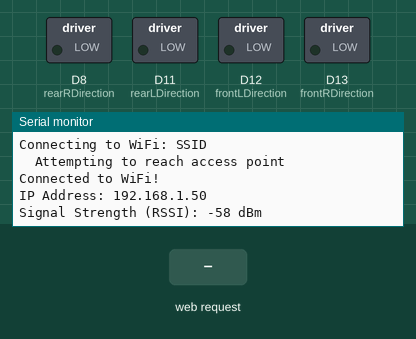
Recording of a sketch running on a simulated Arduino MKR. Parts: switched loads named in the sketch (green lamp = pin HIGH), the last lines printed to the serial monitor. Inputs (shaded band) come from the test bench. WiFi joins after 1.5 s; servers stay silent unless stated.

Above: at 7.7 s.
7.8 s: HTTP request GET /blink received
At 8.4 s:
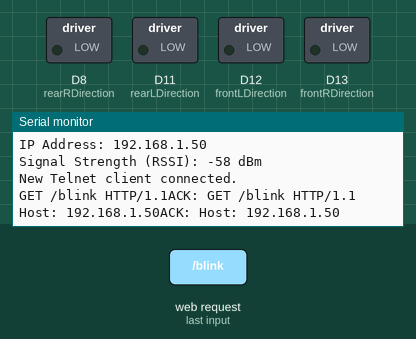
9.3 s: HTTP request GET /bite received
At 10.5 s:
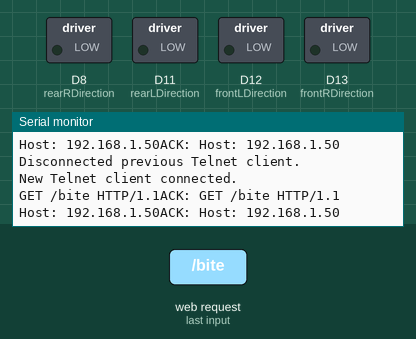
10.8 s: HTTP request GET /brow received
At 11.9 s:
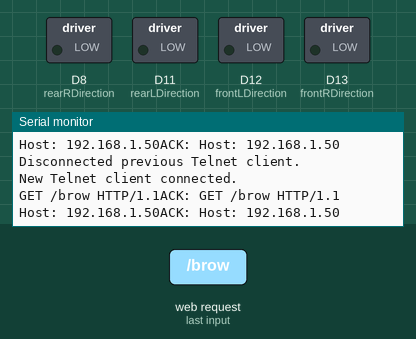

Measured:
- after the input at 7.8 s, the serial monitor: prints a new line at once (image 1)
- after the input at 9.3 s, the serial monitor: prints a new line at once (image 2)
- after the input at 10.8 s, the serial monitor: prints a new line at once (image 3)

The sketch:

rc_car.ino
```cpp
// This code translates the output label from the model
// into instructions to move the rc car. It connects to a
// wifi network. Each input will run the car for 500ms.

#include <SPI.h>
#include <WiFiNINA.h>

// arduino wifi chip credentials
const char ssid[] = "SSID";
const char pass[] = "PASSWORD";

// For powering wheels - channel A
const int drivePower = 9;
const int rearLDirection = 11;
const int rearRDirection = 8;

// For steering the car - channel B
const int steeringPower = 10;
const int frontLDirection = 12;
const int frontRDirection = 13;

// bool lastMovedFwd = false;

// set duration for how long each rc-car action should take (default is 500ms)
int timeSteps = 500;

// Telnet server on port 23
WiFiServer telnetServer(23);
WiFiClient telnetClient;

// initialize variables and initiate the server
void setup() {

  pinMode(drivePower, OUTPUT);
  pinMode(rearLDirection, OUTPUT);
  pinMode(rearRDirection, OUTPUT);

  pinMode(steeringPower, OUTPUT);
  pinMode(frontLDirection, OUTPUT);
  pinMode(frontRDirection, OUTPUT);

  stop();

  // digitalWrite(drivePower, LOW);
  // digitalWrite(rearLDirection, LOW);
  // digitalWrite(rearRDirection, LOW);

  // digitalWrite(steeringPower, LOW);
  // digitalWrite(frontLDirection, LOW);
  // digitalWrite(frontRDirection, LOW);

  Serial.begin(9600);
  while (!Serial);

  // Connect to WiFi
  Serial.print("Connecting to WiFi: ");
  Serial.println(ssid);

  while (WiFi.status() != WL_CONNECTED) {
    Serial.println("\tAttempting to reach access point");
    WiFi.begin(ssid, pass);
    delay(5000);
  }

  Serial.println("Connected to WiFi!");
  Serial.print("IP Address: ");
  Serial.println(WiFi.localIP());  // Print assigned IP

  Serial.print("Signal Strength (RSSI): ");
  Serial.print(int(WiFi.RSSI()));
  Serial.println(" dBm");

  // Serial.begin(9600);
  // while (!Serial);

  // Serial.println("Starting BAM to RC-Car Access Point...");

  // WiFi.beginAP(ssid, pass);
  // Serial.println("Access Point Started!");

  // Serial.print("IP Address: ");
  // Serial.println(WiFi.localIP());

  telnetServer.begin();
}

int receiveInput() {

  // Check for new clients, request must be in the form:
  // echo "123" | nc 192.168.4.1 23
  WiFiClient newClient = telnetServer.available();
  int arduinoCmd = -1;
  String receivedData = "";  // Buffer to store received data

  if (newClient) {
    if (telnetClient) {
      telnetClient.stop();  // Disconnect previous client
      Serial.println("Disconnected previous Telnet client.");
    }

    telnetClient = newClient;
    Serial.println("New Telnet client connected.");
    // telnetClient.println("Welcome! Send a number to echo it back.");
  }

  // If connected, read input and echo back
  if (telnetClient && telnetClient.connected()) {

    bool newData = false;        // Flag for new input

    while (telnetClient.available()) {
      char c = telnetClient.read();
      Serial.write(c);  // Print to Serial Monitor

      if (c == '\n' || c == '\r') {  // End of input
        newData = true;
        break;
      }

      receivedData += c;

    }

    // once new data received, acknowledge it
    if (newData && receivedData.length() > 0) {
     receivedData.trim();  // Remove leading/trailing spaces

      // Acknowledge the incoming data
      Serial.print("ACK: ");
      Serial.println(receivedData);

      telnetClient.println("ACK: " + receivedData);
      // telnetClient.println(receivedData);

    }

  } else if (!telnetClient.connected() && telnetClient) {
    Serial.println("Telnet client disconnected.");
    telnetClient.stop();  // disconnect stream
  }

    // convert incoming data to rc-car action
    if (receivedData == "blink") {
      arduinoCmd = 0;
    } else if (receivedData == "bite") {
      arduinoCmd = 1;
    } else if (receivedData == "brow") {
      arduinoCmd = 2;
    } else if (receivedData == "jaw") {
      arduinoCmd = 3;
    } else {
      arduinoCmd = -1;
    }

  return arduinoCmd;

}

// Stop the car
void stop() {
  // digitalWrite(steeringPower, LOW);
  // digitalWrite(drivePower, LOW);
  digitalWrite(drivePower, LOW);
  digitalWrite(rearLDirection, LOW);
  digitalWrite(rearRDirection, LOW);

  digitalWrite(steeringPower, LOW);
  digitalWrite(frontLDirection, LOW);
  digitalWrite(frontRDirection, LOW);
}

// Go forward
void moveForward(bool turn = false, bool turnLeft = false) {

  // if turning requested, turn in the direction
  if (turn) {
    timeSteps = int(timeSteps * 1.5);
    // Serial.println("Steering powered");
    digitalWrite(steeringPower, HIGH);
    if (turnLeft) {
      // turn left
      steerLeft();
      // Serial.println("turning left");

    } else {
      // turn right
      steerRight();
      // Serial.println("turning right");

    }

    delay(100);

  } else {
    // go straight
    digitalWrite(steeringPower, LOW);
    // Serial.println("Steering left off");

  }
  // Serial.println("Driving powered");

  for (int i = 0; i < timeSteps; i++) {

    digitalWrite(drivePower, HIGH);
    digitalWrite(rearLDirection, HIGH);
    digitalWrite(rearRDirection, LOW);
    delay(1);

  }

  digitalWrite(drivePower, LOW);
  delay(500);
  digitalWrite(steeringPower, LOW);
  timeSteps = 500;
  // Serial.println("Driving off");
  // Serial.println("Steering off - end of function");

}

// Go backward
void moveBackward() {
  digitalWrite(steeringPower, LOW);
  for (int i = 0; i < timeSteps; i++) {

    digitalWrite(drivePower, HIGH);
    digitalWrite(rearLDirection, LOW);
    digitalWrite(rearRDirection, HIGH);
    delay(1);

  }

  // digitalWrite(steeringPower, LOW);
  digitalWrite(drivePower, LOW);

}

// turn the car wheels left
void steerLeft() {
  digitalWrite(steeringPower, HIGH);
  digitalWrite(frontLDirection, LOW);
  digitalWrite(frontRDirection, HIGH);
}

// turn the car wheels right
void steerRight() {
  digitalWrite(steeringPower, HIGH);
  digitalWrite(frontLDirection, HIGH);
  digitalWrite(frontRDirection, LOW);
}

void loop() {

  // check for incoming data (first time)
  int arduinoCmd = receiveInput();

  // convert incoming data to rc-car action
  switch (arduinoCmd) {

    // move forward in stright direction
    case 0:
      moveForward();
//       lastMovedFwd = true;
      break;

    // turn left
    case 1:
      moveForward(true, true);
      // if (lastMovedFwd) {
      //   moveForward(true, true);
      // } else {
      //   moveBackward(true, true);
      // }
      break;

    // turn right
    case 2:
      moveForward(true, false);
//       if (lastMovedFwd) {
//         moveForward(true, false);
//       } else {
//         moveBackward(true, false);
//       }
      break;

    // move backward in stright direction
    case 3:
      moveBackward();
      // lastMovedFwd = false;
      break;

    // if there is no input stop the car by default
    default:
      stop();
      break;
  }

}

// void loop() {
//   // moveForward(false, false);
//   moveBackward();
//   delay(2500);
//   stop();
//   delay(1000);
// }
```
